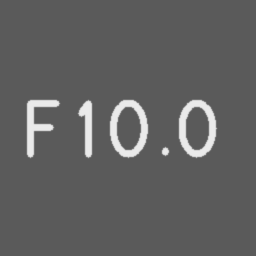
#> input picture marking_symbols/samples/standard/F10.0.png, 256 x 256 px
$ python -i layout.py   (imports and definitions only)
#> lines starting #> are read from the running program, lines starting #| are printed output that depends on the picture; after the words box and inside, x2 and y2 are one past the last pixel; in counts of white or black regions, pixels touching at a corner belong together
### orientation_feature.py
"""
수기(Handwritten) vs 기계식 마킹(Printed) 판별 특징 - φ₃ 기울기 변화 (Orientation Variation)

정의
  글자 단위 연결 요소(CC) k = 1..M 의 2차 중심 모멘트 μ₂₀, μ₀₂, μ₁₁ 로 주축 각도
      θ_k = ½ · arctan2(2μ₁₁, μ₂₀ − μ₀₂)            θ_k ∈ [−π/2, π/2]
  각도의 퍼짐 σ_θ 를 [0, 1] 로 정규화
      φ₃ = tanh(α₃ · σ_θ)        또는   φ₃ = min(1, σ_θ / θ_max)

구현상 결정 (이유)
  1. σ_θ 는 '축 방향 원형 표준편차' 로 구한다.
     주축은 방향이 아니라 축이라 +89° 와 −89° 는 2° 차이다. 일반 표준편차는 이를 178° 로 본다.
     각도를 2배 해 단위원에 올린 평균 합성벡터 길이 R 로  σ_θ = ½ · sqrt(−2 ln R).
  2. 편심률이 낮은(원·정사각형에 가까운) 글자는 주축이 불안정 -> 기준 미만 제외,
     나머지는 이방성 (λ₁−λ₂)/(λ₁+λ₂) 로 가중.
  3. 인쇄체도 글자 모양마다 주축이 다르다 ('1' 세로, '-' 가로, '7' 비스듬).
     문장부호(높이가 중앙값의 절반 미만)는 각도 통계에서 뺀다. 그래도 인쇄체 σ_θ 는 0 이 아니다.
  4. 잉크젯 도트/스텐실처럼 글자가 여러 조각으로 끊긴 경우: 조각이 많고 작으면 이웃 간격만큼
     닫힘 연산으로 글자 단위로 붙인 뒤 계산한다 (조각 하나하나의 각도는 의미가 없음).
"""
import math

import cv2
import numpy as np
from scipy.spatial import cKDTree

# 정규화
ALPHA3 = 0.07            # tanh 기울기 (1/deg): φ₃=0.5 ≈ σθ 7.8°. 합성 데이터(robust) 인쇄체 중앙 5.5~6°, 수기 8.5~11°. 현장 데이터로 재보정 필요
THETA_MAX_DEG = 30.0     # 선형 정규화 상한 (method="linear")

# 노이즈 / 글자 판정
MIN_AREA_RATIO = 0.15    # 글자 후보 중앙 면적 대비 이보다 작으면 노이즈 (녹 반점, 블라스트 요철)
MAX_LENGTH_RATIO = 2.5   # 주축 길이가 중앙 글자 높이의 이 배수보다 길면 긁힘/선 노이즈
MAX_ELONGATION = 12.0    # 주축/부축 비가 이보다 크면 긁힘/선 노이즈 ('1', 'I' 는 보통 3~8)
PUNCT_HEIGHT_RATIO = 0.5 # 높이가 중앙값의 절반 미만이면 문장부호 -> 각도 통계 제외
MIN_ECCENTRICITY = 0.5   # 편심률 e = sqrt(1 − λ₂/λ₁) 이 이보다 작으면 주축 불안정 -> 제외
FRAGMENT_MIN_COUNT = 8   # 조각이 이만큼 이상이고
FRAGMENT_SIZE_RATIO = 0.2  # 조각 크기 중앙값이 크롭 높이의 이 비율보다 작고
FRAGMENT_FILL_MIN = 0.6    # 상자 채움 중앙값이 이 이상(도트처럼 꽉 찬 모양, 원 ≈ 0.78)이고
FRAGMENT_AREA_CV = 0.35    # 조각 면적이 고르고 (변동계수 < 이 값)
FRAGMENT_SOLIDITY_MIN = 0.9  # 볼록도 중앙값이 이 이상(도트 ≈ 1)이면 '끊긴 글자' 로 보고 병합


# ---------------------------------------------------------------------------
# 입력 / 이진화
# ---------------------------------------------------------------------------
# [14 lines left out: function load_image, not called in this run]


def _to_dark_strokes(gray):
    """획이 어둡게 오도록 정렬. 배경이 다수이므로 중앙값에서 더 먼 쪽 극단이 획."""
    lo, med, hi = np.percentile(gray, [2, 50, 98])
    return gray if med - lo >= hi - med else 255 - gray


def sauvola_threshold(gray, window, k=0.2, r=128.0):
    """Sauvola: T = m · (1 + k·(s/R − 1)). 국소 평균 m, 표준편차 s 는 박스 필터(적분 영상)로 O(1)."""
    g = gray.astype(np.float32)
    mean = cv2.boxFilter(g, -1, (window, window), borderType=cv2.BORDER_REFLECT)
    sq = cv2.boxFilter(g * g, -1, (window, window), borderType=cv2.BORDER_REFLECT)
    std = np.sqrt(np.maximum(sq - mean * mean, 0))
    return mean * (1 + k * (std / r - 1))


def binarize(img, method="sauvola"):
    """획 마스크 (bool). method: "sauvola"(조명 불균일·반사광에 강함) | "otsu" | "both"(두 결과의 교집합)."""
    gray = cv2.cvtColor(img, cv2.COLOR_BGR2GRAY) if img.ndim == 3 else img
    values = np.unique(gray)
    if len(values) == 1:
        return np.zeros(gray.shape, bool)
    if len(values) == 2:                      # 이미 이진: 소수 쪽이 획
        lo_mask = gray == values[0]
        return lo_mask if lo_mask.sum() <= (~lo_mask).sum() else ~lo_mask
    dark = cv2.GaussianBlur(_to_dark_strokes(gray), (3, 3), 0)
    _, otsu = cv2.threshold(dark, 0, 255, cv2.THRESH_BINARY_INV | cv2.THRESH_OTSU)
    otsu = otsu > 0
    if method == "otsu":
        return otsu
    window = max(15, (min(gray.shape) // 3) | 1)
    sauvola = dark < sauvola_threshold(dark, window)
    return sauvola & otsu if method == "both" else sauvola


# ---------------------------------------------------------------------------
# 글자 단위 성분
# ---------------------------------------------------------------------------
# [15 lines left out: function _component_stats, not called in this run]


def _remove_specks(mask):
    """잉크 대부분(면적 상위 90%)을 이루는 성분의 중앙 면적보다 훨씬 작은 점(녹, 블라스트 요철)을 지운다.

    도트 마킹은 도트가 잉크 대부분이라 기준이 도트 크기가 되어 도트는 남는다.
    조각 병합 전에 해야 한다: 점 잡음이 많으면 '잘게 끊긴 글자' 로 오인해 글자 전체를 붙여 버린다.
    """
    n, labels, stats, _ = cv2.connectedComponentsWithStats(mask.astype(np.uint8), connectivity=8)
    if n <= 2:
        return mask
    areas = stats[1:, cv2.CC_STAT_AREA]
    order = np.argsort(areas)[::-1]
    cum = np.cumsum(areas[order])
    main = order[: np.searchsorted(cum, 0.9 * cum[-1]) + 1]
    keep = np.zeros(n, bool)
    keep[1:] = areas >= MIN_AREA_RATIO * np.median(areas[main])
    return keep[labels]


# [164 lines left out: functions _cut_thin_lines, _merge_fragments, axial_circular_mad, axial_circular_std, calculate_phi_3_orientation, not called in this run]


# ---------------------------------------------------------------------------
# 디버깅 시각화
# ---------------------------------------------------------------------------
COLORS = {"used": (0, 200, 0), "low_eccentricity": (0, 200, 255), "punctuation": (255, 160, 0),
          "border": (200, 0, 200),
          "noise:small": (160, 160, 160), "noise:line": (0, 0, 255)}


# [95 lines left out: functions draw_orientation_debug, render_printed, render_handwritten, add_plate_noise, not called in this run]


# [28 lines that do not run on import are left out]

### layout.py
"""
배치(레이아웃) 분석: 실제 사진을 특징 모듈에 넣기 전에 정리한다.

φ₂(간격)·φ₄(기준선)·φ₆(크기) 는 '한 줄짜리 크롭' 을 가정한다. 휴대폰 사진은 보통 여러 줄·여러 열이 한 장에
들어 있고 종이/철판 가장자리가 같이 찍혀서, 그대로 넣으면 한 줄만 남기고 나머지 글자를 '줄 밖 잡음' 으로 버린다.

  1. 영상 경계에 닿는 큰 성분(종이·판 가장자리, 배경 물체) 을 바탕색으로 지운다
  2. 글자 성분을 줄로 묶는다: 세로 중심이 비슷하고(글자 높이의 0.5배 이내) 가로로 가까운(1.0배 이내) 성분끼리
     -> 같은 높이에 나란히 있는 두 열은 가로 간격 때문에 다른 줄이 된다
  3. 줄마다 그 줄의 글자만 남긴 크롭 영상을 만든다 (다른 줄 획이 상자 안으로 들어오면 지움)
"""
import cv2
import numpy as np

from orientation_feature import _remove_specks, binarize

LINE_Y_TOL = 0.5      # 세로 중심 차 < 이 값 × 글자 높이
LINE_X_GAP = 1.0      # 가로 틈 < 이 값 × 글자 높이 (띄어쓰기 ≈ 0.5~0.7, 나란한 두 열 사이는 보통 그보다 넓음)
LINE_PAD = 0.3        # 줄 크롭 여유 = 이 값 × 글자 높이


def _to_gray(img):
    return cv2.cvtColor(img, cv2.COLOR_BGR2GRAY) if img.ndim == 3 else img


def clean_borders(img):
    """경계에 닿는 성분을 지운 회색 영상. (회색 영상, 잉크 마스크, 라벨, 통계, 지운 성분 수)"""
    gray = _to_gray(img).copy()
    ink = _remove_specks(binarize(gray))
    n, lab, st, cents = cv2.connectedComponentsWithStats(ink.astype(np.uint8), connectivity=8)
    h, w = ink.shape
    bg = float(np.median(gray[~ink])) if (~ink).any() else 255.0
    removed = 0
    for i in range(1, n):
        x, y, bw, bh, _ = st[i]
        if x == 0 or y == 0 or x + bw >= w or y + bh >= h:
            comp = cv2.dilate((lab == i).astype(np.uint8), np.ones((5, 5), np.uint8)) > 0
            gray[comp] = int(bg)
            ink[lab == i] = False
            removed += 1
    n, lab, st, cents = cv2.connectedComponentsWithStats(ink.astype(np.uint8), connectivity=8)
    return gray, ink, lab, st, cents, removed, bg


def segment_lines(st, cents):
    """성분을 줄로 묶는다. [줄별 성분 번호 목록] (줄 안은 x 순, 줄은 위에서 아래 순)."""
    ids = [i for i in range(1, len(st))]
    if not ids:
        return []
    heights = st[ids, cv2.CC_STAT_HEIGHT].astype(float)
    char_h = float(np.median(heights[heights >= 0.5 * np.median(heights)]))
    parent = {i: i for i in ids}

    def find(i):
        while parent[i] != i:
            parent[i] = parent[parent[i]]
            i = parent[i]
        return i

    for a in ids:
        for b in ids:
            if b <= a:
                continue
            if abs(cents[a, 1] - cents[b, 1]) > LINE_Y_TOL * char_h:
                continue
            ax0, ax1 = st[a, 0], st[a, 0] + st[a, 2]
            bx0, bx1 = st[b, 0], st[b, 0] + st[b, 2]
            gap = max(bx0 - ax1, ax0 - bx1, 0)
            if gap <= LINE_X_GAP * char_h:
                parent[find(a)] = find(b)
    groups = {}
    for i in ids:
        groups.setdefault(find(i), []).append(i)
    lines = [sorted(g, key=lambda i: cents[i, 0]) for g in groups.values()]
    return sorted(lines, key=lambda g: (np.mean(cents[g, 1]), np.mean(cents[g, 0]))), char_h


def line_image(gray, lab, st, line, char_h, bg):
    """그 줄 성분만 남긴 크롭 (다른 성분은 바탕색으로)."""
    pad = int(LINE_PAD * char_h) + 4
    x0 = max(0, int(min(st[i, 0] for i in line)) - pad)
    y0 = max(0, int(min(st[i, 1] for i in line)) - pad)
    x1 = min(gray.shape[1], int(max(st[i, 0] + st[i, 2] for i in line)) + pad)
    y1 = min(gray.shape[0], int(max(st[i, 1] + st[i, 3] for i in line)) + pad)
    crop = gray[y0:y1, x0:x1].copy()
    lab_c = lab[y0:y1, x0:x1]
    other = (lab_c > 0) & ~np.isin(lab_c, line)
    if other.any():
        crop[cv2.dilate(other.astype(np.uint8), np.ones((5, 5), np.uint8)) > 0] = int(bg)
    return crop, (x0, y0, x1, y1)


def analyze_layout(img):
    """반환 dict: gray(경계 성분 지운 회색), lines([{ids, box, image}]), char_height, removed_border."""
    gray, ink, lab, st, cents, removed, bg = clean_borders(img)
    if len(st) <= 1:
        return {"gray": gray, "lines": [], "char_height": None, "removed_border": removed}
    groups, char_h = segment_lines(st, cents)
    lines = []
    for g in groups:
        crop, box = line_image(gray, lab, st, g, char_h, bg)
        lines.append({"ids": g, "box": box, "image": crop, "num_components": len(g)})
    return {"gray": gray, "lines": lines, "char_height": char_h, "removed_border": removed}

>>> import cv2
>>> picture = cv2.imread('marking_symbols/samples/standard/F10.0.png')
#> picture is the input picture: shape (256, 256, 3); min 90, max 235, mean 96.6
>>> result = analyze_layout(picture)
#> in binarize, `values = np.unique(gray)`: values = 21 values from 90 to 235
#> in _to_dark_strokes, `lo, med, hi = np.percentile(gray, [2, 50, 98])`: lo = 90; hi = 234
#> in binarize, `_, otsu = cv2.threshold(dark, 0, 255, cv2.THRESH_BINARY_INV | cv2.THRE..`:
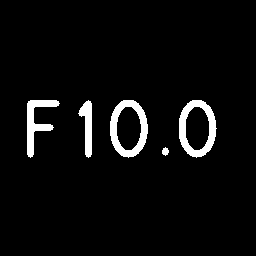
#> otsu: shape (256, 256); 4.6% white; 5 white regions, box (x1, y1, x2, y2) and area: (110, 100, 148, 158) 925, (179, 100, 217, 158) 921, (27, 100, 60, 158) 696, (78, 100, 92, 158) 447, (162, 147, 169, 156) 44
#> in sauvola_threshold, `sq = cv2.boxFilter(g * g, -1, (window, window), borderType=cv2.BORDER_..`:
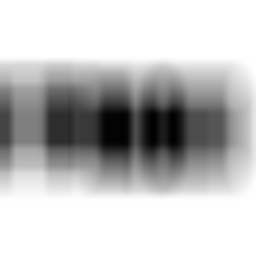
#> sq: shape (256, 256) float32; min 21504, max 27225, mean 25849.6; drawn with min black and max white
#> in sauvola_threshold, `std = np.sqrt(np.maximum(sq - mean * mean, 0))`:
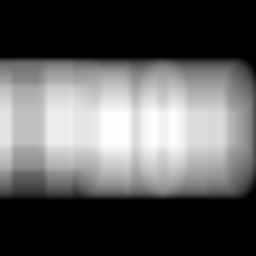
#> std: shape (256, 256) float32; min 0, max 51.45, mean 18.6; drawn with min black and max white
#> in sauvola_threshold, `return mean * (1 + k * (std / r - 1))`:
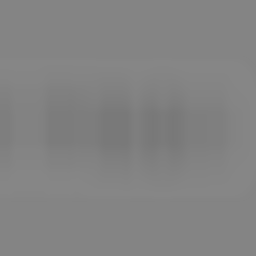
#> returned value: shape (256, 256) float32; min 120.9, max 134.5, mean 131.1
#> in binarize, `sauvola = dark < sauvola_threshold(dark, window)`: sauvola: shape (256, 256) bool; 5.5% white; 5 white regions, box (x1, y1, x2, y2) and area: (179, 99, 217, 158) 1080, (110, 99, 148, 158) 1056, (26, 99, 60, 158) 871, (78, 100, 93, 158) 555, (161, 147, 169, 156) 54
#> in _remove_specks, `n, labels, stats, _ = cv2.connectedComponentsWithStats(mask.astype(np...`:
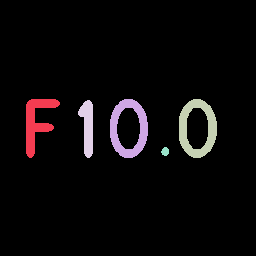
#> labels: shape (256, 256) int32; 6 distinct labels, from 0 to 5; one colour per label, 0 black
#> in _remove_specks, `n, labels, stats, _ = cv2.connectedComponentsWithStats(mask.astype(np...`: n = 6; stats = [[0, 0, 256, 256, 61920], [26, 99, 34, 59, 871], [110, 99, 38, 59, 1056], [179, 99, 38, 59, 1080], [78, 100, 15, 58, 555], [161, 147, 8, 9, 54]]
#> in _remove_specks, `areas = stats[1:, cv2.CC_STAT_AREA]`: areas = [871, 1056, 1080, 555, 54]
#> in _remove_specks, `order = np.argsort(areas)[::-1]`: order = [2, 1, 0, 3, 4]
#> in _remove_specks, `cum = np.cumsum(areas[order])`: cum = [1080, 2136, 3007, 3562, 3616]
#> in _remove_specks, `main = order[: np.searchsorted(cum, 0.9 * cum[-1]) + 1]`: main = [2, 1, 0, 3]
#> in _remove_specks, `return keep[labels]`: returned value: shape (256, 256) bool; 5.4% white; 4 white regions, box (x1, y1, x2, y2) and area: (179, 99, 217, 158) 1080, (110, 99, 148, 158) 1056, (26, 99, 60, 158) 871, (78, 100, 93, 158) 555
#> in clean_borders, `n, lab, st, cents = cv2.connectedComponentsWithStats(ink.astype(np.uin..`: lab: shape (256, 256) int32; 5 distinct labels, from 0 to 4
#> in clean_borders, `n, lab, st, cents = cv2.connectedComponentsWithStats(ink.astype(np.uin..`: n = 5; st = [[0, 0, 256, 256, 61974], [26, 99, 34, 59, 871], [110, 99, 38, 59, 1056], [179, 99, 38, 59, 1080], [78, 100, 15, 58, 555]]; cents = [[127.9, 127.6], [36.33, 121.7], [128.5, 128], [197.1, 128], [87.26, 126.5]]
#> in clean_borders, `bg = float(np.median(gray[~ink])) if (~ink).any() else 255.0`: bg = 90
#> the loop in clean_borders, `for i in range(1, n):` made 4 passes
#> (x, y, bw, bh) on passes 1 to 4: (26, 99, 34, 59), (110, 99, 38, 59), (179, 99, 38, 59), (78, 100, 15, 58)
#> after the loop in clean_borders, `for i in range(1, n):`: removed = 0
#> in analyze_layout, `gray, ink, lab, st, cents, removed, bg = clean_borders(img)`: bg = 90
#> in segment_lines, `ids = [i for i in range(1, len(st))]`: ids = [1, 2, 3, 4]
#> in segment_lines, `heights = st[ids, cv2.CC_STAT_HEIGHT].astype(float)`: heights = [59, 59, 59, 58]
#> in segment_lines, `char_h = float(np.median(heights[heights >= 0.5 * np.median(heights)]))`: char_h = 59
#> in segment_lines, `parent = {i: i for i in ids}`: parent = {1: 1, 2: 2, 3: 3, 4: 4}
#> the loop in segment_lines, `for a in ids:` made 4 passes
#> after the loop in segment_lines, `for a in ids:`: parent = {1: 2, 2: 3, 3: 3, 4: 3}
#> the loop in segment_lines, `for i in ids:` made 4 passes
#> after the loop in segment_lines, `for i in ids:`: groups = {3: [1, 2, 3, 4]}
#> in segment_lines, `lines = [sorted(g, key=lambda i: cents[i, 0]) for g in groups.values()]`: lines = [[1, 4, 2, 3]]
#> in analyze_layout, `groups, char_h = segment_lines(st, cents)`: char_h = 59
#> the loop in analyze_layout, `for g in groups:` made 1 pass
#> (g, pad in line_image, x0 in line_image, y0 in line_image, x1 in line_image, y1 in line_image) on pass 1: ([1, 4, 2, 3], 21, 5, 78, 238, 179)
#> pass 1, in line_image, `crop = gray[y0:y1, x0:x1].copy()`:
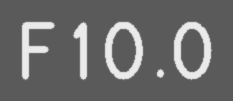
#> crop: shape (101, 233); min 90, max 235, mean 108.5
#> pass 1, in line_image, `lab_c = lab[y0:y1, x0:x1]`:
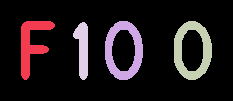
#> lab_c: shape (101, 233) int32; 5 distinct labels, from 0 to 4; one colour per label, 0 black
#> after the loop in analyze_layout, `for g in groups:`: lines = 1 item
#> result = 4 items
